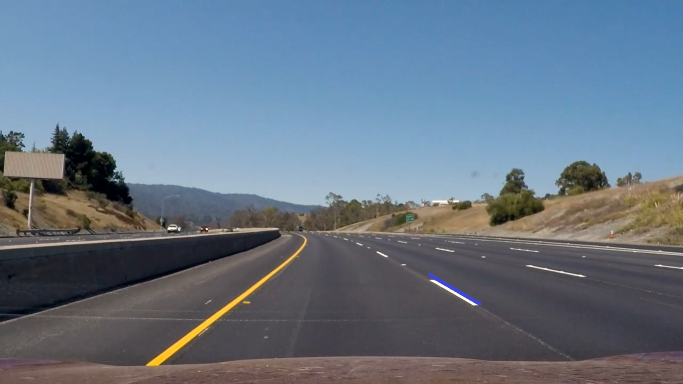
#> input picture test.png, 1366 x 768 px (shown at 1/2 size)
$ python tool_hsv.py test.png
#> lines starting #> are read from the running program, lines starting #| are printed output that depends on the picture; after the words box and inside, x2 and y2 are one past the last pixel; in counts of white or black regions, pixels touching at a corner belong together
import cv2
import sys
import numpy as np
import imutils
def nothing(x):
    pass

useCamera=False

# Check if filename is passed
if (len(sys.argv) <= 1) :
    print("'Usage: python hsvThresholder.py <ImageFilePath>' to ignore camera and use a local image.")
    useCamera = True

# Create a window
cv2.namedWindow('image')

# create trackbars for color change
cv2.createTrackbar('HMin','image',0,179,nothing) # Hue is from 0-179 for Opencv
#> slider 'HMin' is set to 35
cv2.createTrackbar('SMin','image',0,255,nothing)
#> slider 'SMin' is set to 51
cv2.createTrackbar('VMin','image',0,255,nothing)
#> slider 'VMin' is set to 51
cv2.createTrackbar('HMax','image',0,179,nothing)
#> slider 'HMax' is set to 179
cv2.createTrackbar('SMax','image',0,255,nothing)
#> slider 'SMax' is set to 255
cv2.createTrackbar('VMax','image',0,255,nothing)
#> slider 'VMax' is set to 255

# Set default value for MAX HSV trackbars.
cv2.setTrackbarPos('HMax', 'image', 179)
cv2.setTrackbarPos('SMax', 'image', 255)
cv2.setTrackbarPos('VMax', 'image', 255)

# Initialize to check if HSV min/max value changes
hMin = sMin = vMin = hMax = sMax = vMax = 0
phMin = psMin = pvMin = phMax = psMax = pvMax = 0

# Output Image to display
if useCamera:
    # Wait longer to prevent freeze for videos.
    waitTime = 330
else:
    img = cv2.imread(sys.argv[1])
#> img is the input picture: shape (768, 1366, 3); mean B, G, R 133.4, 117.6, 102.7
    output = img
    waitTime = 33

while(1):

    if useCamera:
        # Capture frame-by-frame
        img = cv2.imread('C:/Users/hung phung/Desktop/Captureeeeeee.png')
        img= imutils.resize(img,width=600)
        output = img

    # get current positions of all trackbars
    hMin = cv2.getTrackbarPos('HMin','image')
    sMin = cv2.getTrackbarPos('SMin','image')
    vMin = cv2.getTrackbarPos('VMin','image')

    hMax = cv2.getTrackbarPos('HMax','image')
    sMax = cv2.getTrackbarPos('SMax','image')
    vMax = cv2.getTrackbarPos('VMax','image')

    # Set minimum and max HSV values to display
    lower = np.array([hMin, sMin, vMin])
    upper = np.array([hMax, sMax, vMax])

    # Create HSV Image and threshold into a range.
    hsv = cv2.cvtColor(img, cv2.COLOR_BGR2HSV)
#> hsv: shape (768, 1366, 3); mean H, S, V 91.4, 74.3, 140.6
    mask = cv2.inRange(hsv, lower, upper)
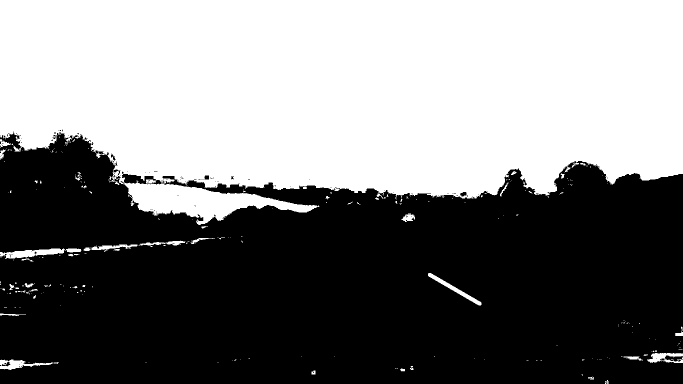
#> mask: shape (768, 1366) (shown at 1/2 size); 48.4% white; 268 white regions (220 under 20 px), largest, box (x1, y1, x2, y2) and area: (0, 0, 1366, 450) 499539, (0, 497, 130, 518) 1424, (856, 546, 963, 611) 975
    output = cv2.bitwise_and(img,img, mask= mask)
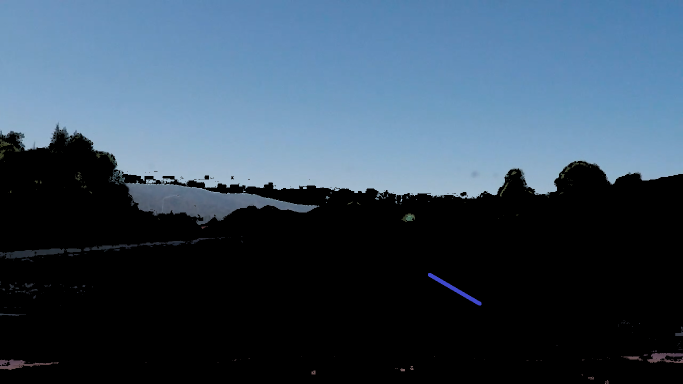
#> output: shape (768, 1366, 3) (shown at 1/2 size); mean B, G, R 90.7, 73.4, 54.8

    # Print if there is a change in HSV value
    if( (phMin != hMin) | (psMin != sMin) | (pvMin != vMin) | (phMax != hMax) | (psMax != sMax) | (pvMax != vMax) ):
        print("(hMin = %d , sMin = %d, vMin = %d), (hMax = %d , sMax = %d, vMax = %d)" % (hMin , sMin , vMin, hMax, sMax , vMax))
        phMin = hMin
        psMin = sMin
        pvMin = vMin
        phMax = hMax
        psMax = sMax
        pvMax = vMax

    # Display output image
    cv2.imshow('image',output)

    # Wait longer to prevent freeze for videos.
    if cv2.waitKey(waitTime) & 0xFF == ord('q'):
#> (key q is pressed here)
        break

# Release resources
if useCamera:
    cap.release()
cv2.destroyAllWindows()
